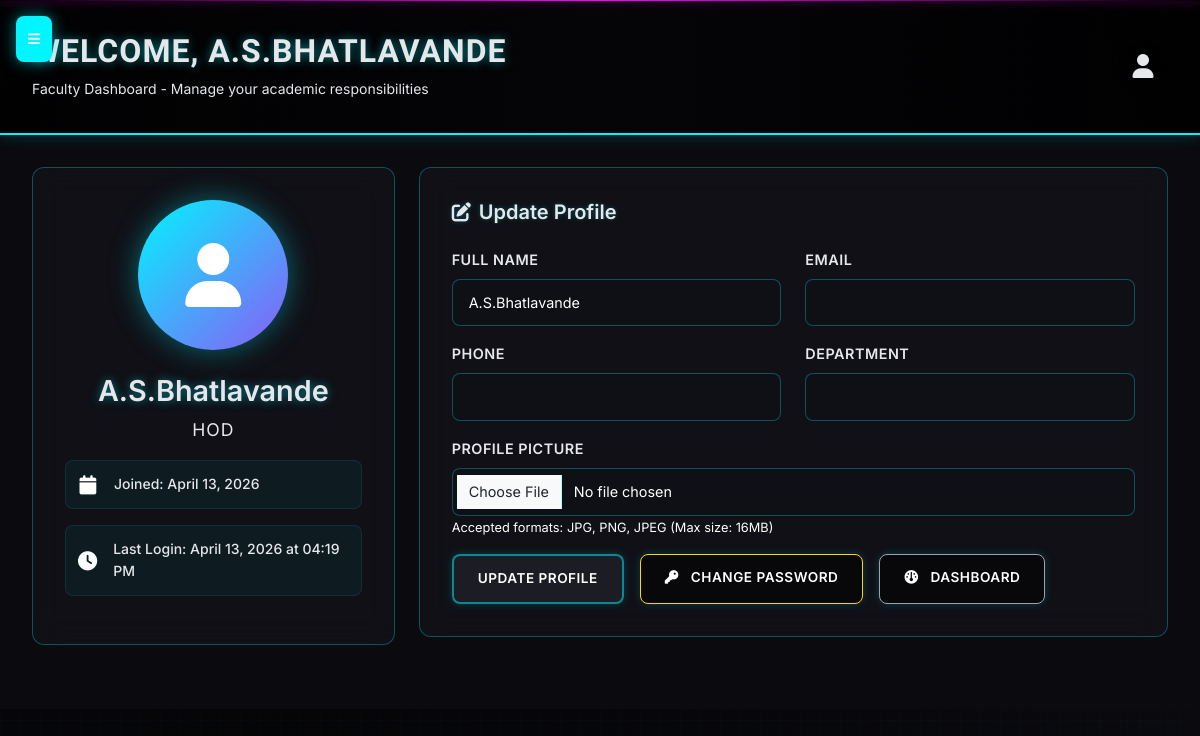
The app's page /profile (signed in), older data.
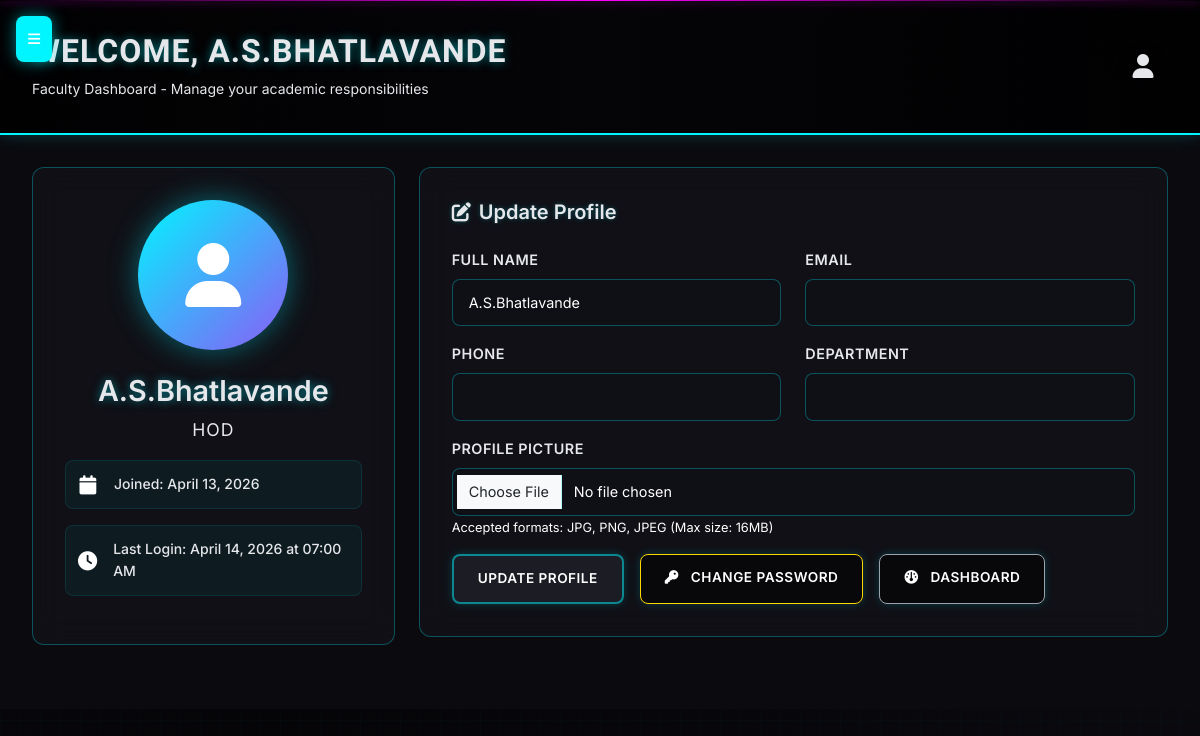
The same page, newer data.
### models.py (models this page shows, shortened)
class User(UserMixin, db.Model):
    id = db.Column(db.Integer, primary_key=True)
    username = db.Column(db.String(150), unique=True, nullable=False)
    password_hash = db.Column(db.String(256))
    role = db.Column(db.String(20), nullable=False)  # hod, cc, faculty, student
    email = db.Column(db.String(120), unique=True)
    phone = db.Column(db.String(15))
    full_name = db.Column(db.String(200))
    department = db.Column(db.String(100))
    profile_picture = db.Column(db.String(200))
    date_joined = db.Column(db.DateTime, default=datetime.utcnow)
    last_login = db.Column(db.DateTime)
    is_active = db.Column(db.Boolean, default=True)
    roll_number = db.Column(db.String(20))  # For students
    section = db.Column(db.String(10))     # For students

### app.py (the view, shortened to what this page needs)
@app.route('/profile', methods=['GET', 'POST'])
@login_required
def profile():
    form = ProfileForm()
    form.full_name.data = current_user.full_name
    form.email.data = current_user.email
    form.phone.data = current_user.phone
    form.department.data = current_user.department
    return render_template('profile.html', form=form)

### forms.py
class ProfileForm(FlaskForm):
    full_name = StringField('Full Name', validators=[
        DataRequired(),
        Length(min=2, max=200),
        Regexp(r'^[A-Za-z\s\-\'\.]+$', message='Name can only contain letters, spaces, hyphens, apostrophes, and periods')
    ])
    email = EmailField('Email', validators=[DataRequired(), Email()])
    phone = StringField('Phone', validators=[
        Optional(),
        Length(max=15),
        Regexp(r'^[\d\s\-\+\(\)]+$', message='Phone number can only contain digits, spaces, hyphens, plus, and parentheses')
    ])
    department = StringField('Department', validators=[Optional(), Length(max=100)])
    profile_picture = FileField('Profile Picture', validators=[FileAllowed(['jpg', 'png', 'jpeg'], 'Images only!')])
    submit = SubmitField('Update Profile')

### app.py (called while the page is built)
@login_manager.user_loader
def load_user(user_id):
    return User.query.get(int(user_id))

### templates/profile.html (shortened to what the changed rows need)
{% extends "faculty_base.html" %}
{% block content %}
<div class="row">
    <div class="col-md-4">
        <div class="profile-card">
            {% if current_user.profile_picture %}
                <img src="{{ url_for('static', filename=current_user.profile_picture) }}"
                     alt="Profile Picture" class="profile-avatar" style="object-fit: cover;"
                     onerror="this.style.display='none'; this.nextElementSibling.style.display='flex';">
                <div class="profile-avatar" style="display:none;">
                    <i class="fas fa-user"></i>
                </div>
            {% else %}
                <div class="profile-avatar">
                    <i class="fas fa-user"></i>
                </div>
            {% endif %}
            <h4 class="profile-name">{{ current_user.full_name or current_user.username }}</h4>
            <p class="profile-role">{{ current_user.role.title() }}</p>
            <div class="profile-info-item">
                <i class="fas fa-calendar"></i>
                <span>Joined: {{ current_user.date_joined.strftime('%B %d, %Y') if current_user.date_joined else 'N/A' }}</span>
            </div>
            {% if current_user.last_login %}
                <div class="profile-info-item">
                    <i class="fas fa-clock"></i>
                    <span>Last Login: {{ current_user.last_login.strftime('%B %d, %Y at %I:%M %p') }}</span>
                </div>
            {% endif %}
        </div>
    </div>
    <div class="col-md-8">
        <div class="form-section">
            <form method="POST" enctype="multipart/form-data">
                <div class="row">
                    <div class="col-md-6">
                        <div class="mb-3">
                            {{ form.full_name.label(class="form-label") }}
                            {{ form.full_name(class="form-control") }}
                        </div>
                    </div>
                    <div class="col-md-6">
                        <div class="mb-3">
                            {{ form.email.label(class="form-label") }}
                            {{ form.email(class="form-control") }}
                        </div>
                    </div>
                </div>
                <div class="row">
                    <div class="col-md-6">
                        <div class="mb-3">
                            {{ form.phone.label(class="form-label") }}
                            {{ form.phone(class="form-control") }}
                        </div>
                    </div>
                    <div class="col-md-6">
                        <div class="mb-3">
                            {{ form.department.label(class="form-label") }}
                            {{ form.department(class="form-control") }}
                        </div>
                    </div>
                </div>
                <div class="mb-3">
                    {{ form.profile_picture.label(class="form-label") }}
                    {{ form.profile_picture(class="form-control") }}
                    <small class="form-text">Accepted formats: JPG, PNG, JPEG (Max size: 16MB)</small>
                </div>
            </form>
        </div>
    </div>
</div>
{% endblock %}

### templates/faculty_base.html (shortened to what this page needs)
<!DOCTYPE html>
<html lang="en">
<head>
    <link href="https://cdnjs.cloudflare.com/ajax/libs/font-awesome/6.4.0/css/all.min.css" rel="stylesheet">
    <link href="https://cdn.jsdelivr.net/npm/bootstrap@5.3.0/dist/css/bootstrap.min.css" rel="stylesheet">
</head>
<body>
    <button class="mobile-menu-toggle" onclick="toggleSidebar()">
        <i class="fas fa-bars"></i>
    </button>
    <div class="dashboard-layout">
        <main class="main-content">
            <div class="top-header">
                <div class="d-flex align-items-center justify-content-between">
                    <div>
                        <h1>Welcome, {{ current_user.full_name or current_user.username }}</h1>
                        <p>Faculty Dashboard - Manage your academic responsibilities</p>
                    </div>
                    <div class="profile-section">
                        <div class="profile-icon">
                            <i class="fas fa-user"></i>
                        </div>
                    </div>
                </div>
            </div>
            <div class="content-area">
                {% block content %}{% endblock %}
            </div>
        </main>
    </div>
</body>
</html>

Row changes from the older to the newer data that the page shows:
changed User "A.S.BHATLAVANDE": last_login "April 13, 2026 at 04:19 PM" → "April 14, 2026 at 07:00 AM"
